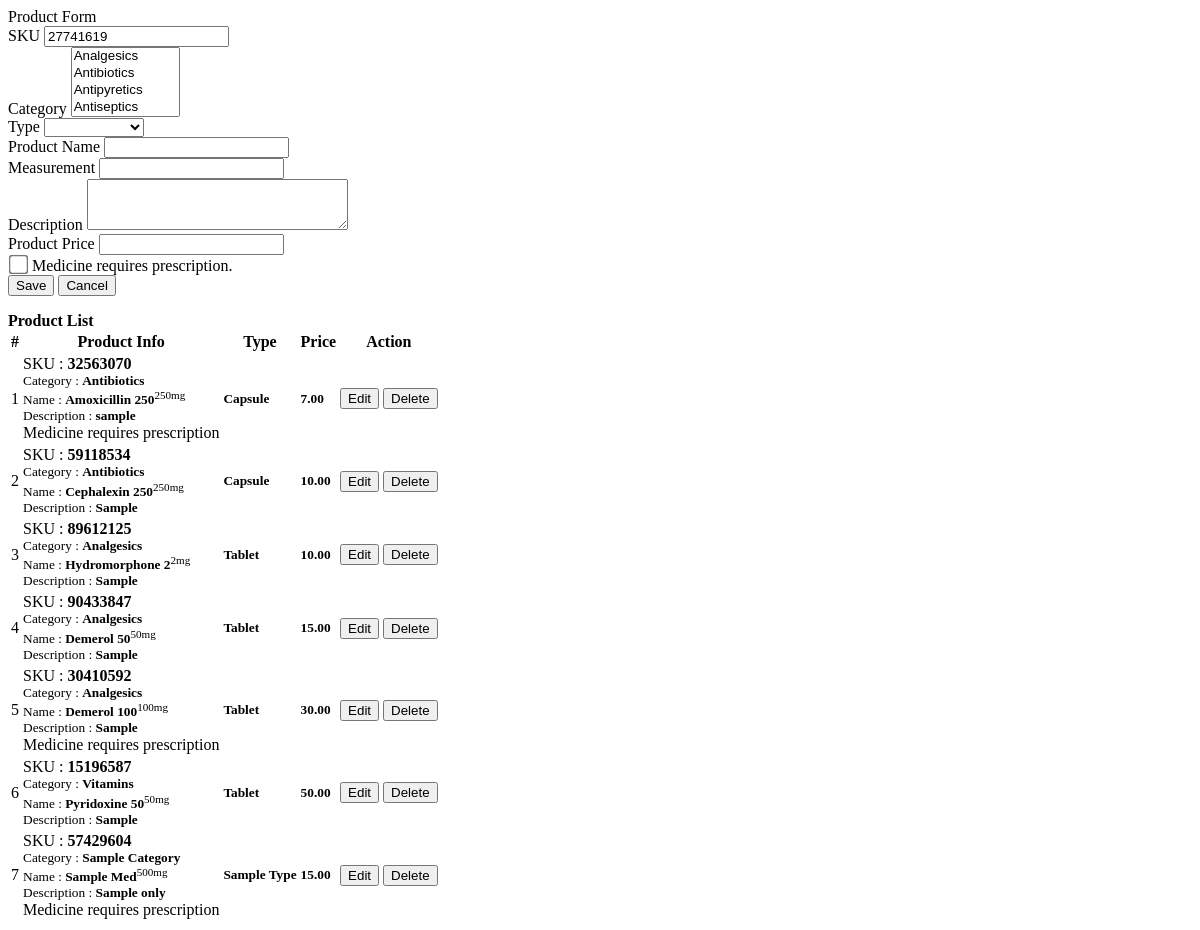
The page /product.php on the database its author committed.
### tables this page shows
CREATE TABLE `product_list` (
  `id` int(30) NOT NULL,
  `category_id` text NOT NULL,
  `type_id` int(30) NOT NULL,
  `sku` varchar(50) NOT NULL,
  `price` double NOT NULL,
  `name` varchar(150) NOT NULL,
  `measurement` text NOT NULL,
  `description` text NOT NULL,
  `prescription` tinyint(1) NOT NULL DEFAULT 0
);

### product.php (the view, shortened to what this page needs)
<?php include('db_connect.php');
	$sku = mt_rand(1,99999999);
	$sku = sprintf("%'08d\n", $sku);
?>
<div class="container-fluid">
	<div class="col-lg-12">
		<div class="row">
			<div class="col-md-4">
			<form action="" id="manage-product">
				<div class="card">
					<div class="card-header">
						    Product Form
				  	</div>
					<div class="card-body">
							<div class="form-group">
								<label class="control-label">SKU</label>
								<input type="text" class="form-control" name="sku" value="<?php echo $sku ?>">
							</div>
					</div>
					<div class="card-body">
						<div class="form-group">
							<label class="control-label">Category</label>
							<select name="category_id[]" id="" class="custom-select browser-default select2" multiple="multiple">
							<?php
							$cat = $conn->query("SELECT * FROM category_list order by name asc");
							while($row=$cat->fetch_assoc()):
								$cat_arr[$row['id']] = $row['name'];
							?>
								<option value="<?php echo $row['id'] ?>"><?php echo $row['name'] ?></option>
							<?php endwhile; ?>
							</select>
						</div>
						<div class="form-group">
							<label class="control-label">Type</label>
							<select name="type_id" id="" class="custom-select browser-default select2">
								<option></option>
							<?php
							$cat = $conn->query("SELECT * FROM type_list order by name asc");
							while($row=$cat->fetch_assoc()):
								$type_arr[$row['id']] = $row['name'];
							?>
								<option value="<?php echo $row['id'] ?>"><?php echo $row['name'] ?></option>
							<?php endwhile; ?>
							</select>
						</div>
						<div class="form-group">
							<label class="control-label">Product Name</label>
							<input type="text" class="form-control" name="name"  required="">
						</div>
						<div class="form-group">
							<label class="control-label">Measurement</label>
							<input type="text" class="form-control" name="measurement"  required="">
						</div>
						<div class="form-group">
							<label class="control-label">Description</label>
							<textarea class="form-control" cols="30" rows="3" name="description" ></textarea>
						</div>
						<div class="form-group">
							<label class="control-label">Product Price</label>
							<input type="number" step="any" class="form-control text-right" name="price" >
						</div>
						<div class="form-group">
							<div class="form-check">
							  <input class="form-check-input" type="checkbox" value="1" id="prescription" name="prescription">
							  <label class="form-check-label" for="prescription">
							    Medicine requires prescription.
							  </label>
							</div>
						</div>
					</div>
					<div class="card-footer">
						<div class="row">
								<button class="btn btn-sm btn-primary col-md-4 m-2"> Save</button>
								<button class="btn btn-sm btn-danger col-md-4 m-2" type="button" onclick="frm_reset()"> Cancel</button>
						</div>
					</div>
				</div>
			</form>
			</div>
			<div class="col-md-8">
				<div class="card">
					<div class="card-header">
						<b>Product List</b>
					</div>
					<div class="card-body">
						<table class="table table-bordered table-hover">
							<thead>
								<tr>
									<th class="text-center">#</th>
									<th class="text-center">Product Info</th>
									<th class="text-center">Type</th>
									<th class="text-center">Price</th>
									<th class="text-center">Action</th>
								</tr>
							</thead>
							<tbody>
								<?php
								$i = 1;
								$prod = $conn->query("SELECT * FROM product_list order by id asc");
								while($row=$prod->fetch_assoc()):
									$cat  = '';
									$carr = explode(",", $row['category_id']);
									foreach($carr as $k => $v){
										if(empty($cat)){
											$cat = $cat_arr[$v];
										}else{
											$cat .= ', '.$cat_arr[$v];
										}
										}
								?>
								<tr>
									<td class="text-center"><?php echo $i++ ?></td>
									<td class="">
										<p>SKU : <b><?php echo $row['sku'] ?></b></p>
										<p><small>Category : <b><?php echo $cat ?></b></small></p>
										<p><small>Name : <b><?php echo $row['name'] ?></b><sup><?php echo $row['measurement'] ?></sup></small></p>
										<p><small>Description : <b><?php echo $row['description'] ?></b></small></p>
										<?php if($row['prescription'] == 1): ?>
											<span class="badge badge-warning">Medicine requires prescription</span>
										<?php endif; ?>
									</td>
									<td>
										<p><small><b><?php echo $type_arr[$row['type_id']] ?></b></small></p>
									</td>
									<td class="text-right">
										<p><small><b><?php echo number_format($row['price'],2) ?></b></small></p>
									</td>
									<td class="text-center">
										<button class="btn btn-sm btn-primary edit_product" type="button" data-id="<?php echo $row['id'] ?>" data-name="<?php echo $row['name'] ?>" data-sku="<?php echo $row['sku'] ?>" data-category_id="<?php echo $row['category_id'] ?>" data-description="<?php echo $row['description'] ?>" data-price="<?php echo $row['price'] ?>" data-type_id="<?php echo $row['type_id'] ?>" data-price="<?php echo $row['price'] ?>" data-measurement="<?php echo $row['measurement'] ?>" data-price="<?php echo $row['price'] ?>" >Edit</button>
										<button class="btn btn-sm btn-danger delete_product" type="button" data-id="<?php echo $row['id'] ?>">Delete</button>
									</td>
								</tr>
								<?php endwhile; ?>
							</tbody>
						</table>
					</div>
				</div>
			</div>
		</div>
	</div>
</div>

### product.php (style rules this page uses)
input[type=checkbox] { -ms-transform: scale(1.5); -moz-transform: scale(1.5); -webkit-transform: scale(1.5); -o-transform: scale(1.5); transform: scale(1.5); padding: 10px; }
td { vertical-align: middle !important; }
td p { margin:unset; }

### rows shown on the page
product_list: sku "32563070", category "Antibiotics", name "Amoxicillin 250", measurement "250mg", description "sample", prescription "Medicine requires prescription", type "Capsule", price "7.00"
product_list: sku "59118534", category "Antibiotics", name "Cephalexin 250", measurement "250mg", description "Sample", type "Capsule", price "10.00"
product_list: sku "89612125", category "Analgesics", name "Hydromorphone 2", measurement "2mg", description "Sample", type "Tablet", price "10.00"
product_list: sku "90433847", category "Analgesics", name "Demerol 50", measurement "50mg", description "Sample", type "Tablet", price "15.00"
product_list: sku "30410592", category "Analgesics", name "Demerol 100", measurement "100mg", description "Sample", prescription "Medicine requires prescription", type "Tablet", price "30.00"
product_list: sku "15196587", category "Vitamins", name "Pyridoxine 50", measurement "50mg", description "Sample", type "Tablet", price "50.00"
product_list: sku "57429604", category "Sample Category", name "Sample Med", measurement "500mg", description "Sample only", prescription "Medicine requires prescription", type "Sample Type", price "15.00"
